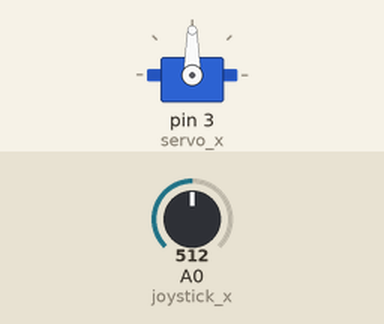
Simulated run of this sketch. Board: Arduino Uno, built with avr-gcc and run on an emulated ATmega328P. Shown: servo. The inputs (shaded band) are chosen by the test bench; at power-on: A0 (joystick_x) = 512.

Above: at 1.2 s.
1.3 s: A0 (joystick_x) set to 716
At 2.5 s:
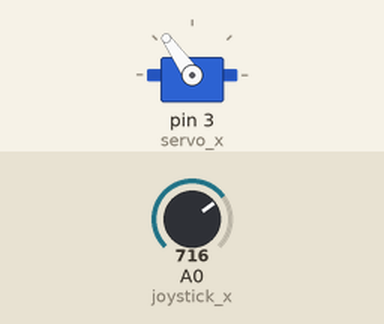
2.8 s: A0 (joystick_x) set to 900
At 3.5 s:
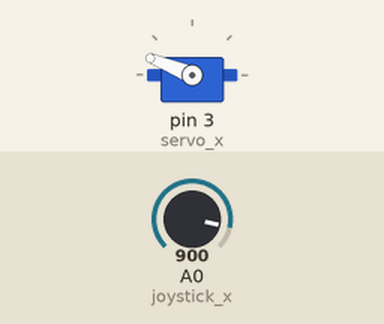
4.3 s: A0 (joystick_x) set to 1023
At 4.9 s:
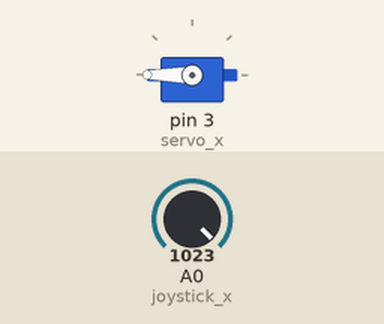
5.8 s: A0 (joystick_x) set to 306
At 7.0 s:
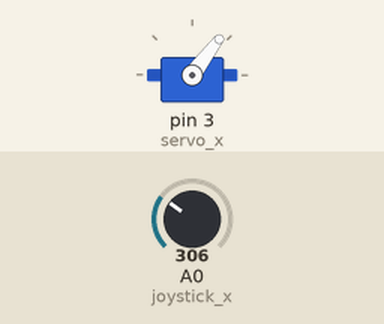
7.3 s: A0 (joystick_x) set to 122
At 8.4 s:
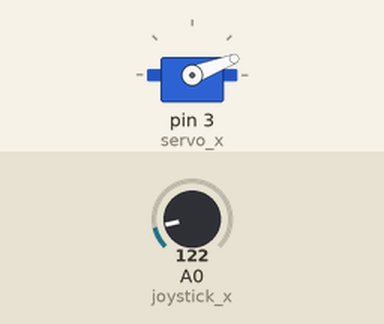
Timing chart, 0 to 9.8 s (numbered marks = the images above; inputs shaded):
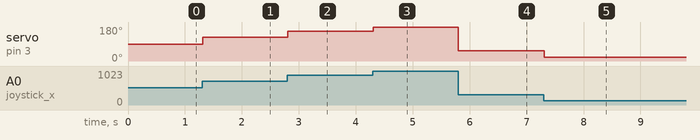

Measured:
- after the input at 1.3 s, servo on pin 3 (servo_x): 90° → 125° at once
- after the input at 2.8 s, servo on pin 3 (servo_x): 125° → 158° at once
- after the input at 4.3 s, servo on pin 3 (servo_x): 158° → 180° at once
- after the input at 5.8 s, servo on pin 3 (servo_x): 180° → 53° at once
- after the input at 7.3 s, servo on pin 3 (servo_x): 53° → 21° at once

The sketch:

Servo.ino
```cpp
#include <Servo.h>

//define servo
Servo servo_x;

// define joystick pins
int joystick_x = A0;

//read values from the analog pin
int joystick_xvalue = 0;

void setup() {
  pinMode(joystick_x, INPUT);
  servo_x.attach(3); //attach servo to pin 3 (one of 6 PWM pins)
}

void loop() {
  // put your main code here, to run repeatedly:
  joystick_xvalue = 0;

  //read values from joystick_x
  joystick_xvalue = analogRead(joystick_x);// taking input from joystick
  joystick_xvalue = map (joystick_xvalue, 0, 1023, 0, 180); // mapping joystick so that we can use it based on moving
  servo_x.write(joystick_xvalue); //write position of servo depending on joystick_xvalue
  delay(15);
}
```
